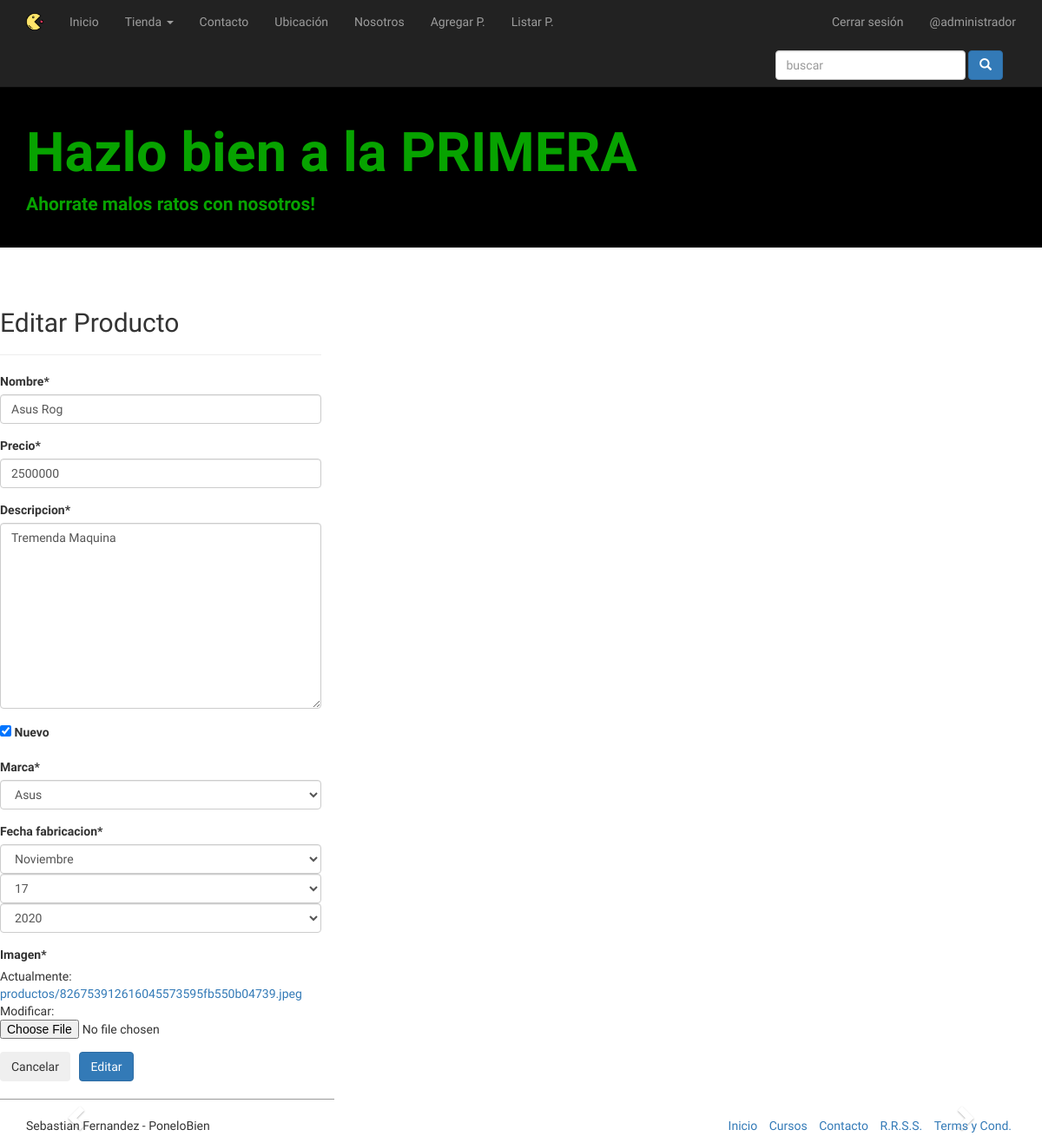
Page /modificar-producto/1/ (signed in) on the committed database.
### app/models.py (models this page shows, shortened)
class Producto(models.Model):
    nombre = models.CharField(max_length=50)
    precio = models.IntegerField()
    descripcion = models.TextField()
    nuevo = models.BooleanField()
    marca = models.ForeignKey(Marca, on_delete=models.PROTECT)
    fecha_fabricacion = models.DateField()
    imagen =  models.ImageField(upload_to="productos", null=True)

class Marca(models.Model):
    nombre = models.CharField(max_length=50)
    def __str__(self):
        return self.nombre

### app/views.py (the view)
# urls.py: path('modificar-producto/<id>/', modificar_producto, name="modificar_producto"),
@permission_required('app.change_producto')
def modificar_producto(request, id):
    producto = get_object_or_404(Producto, id=id)
    data = {
        'form': ProductoForm(instance=producto)
    }
    if request.method == 'POST':
        formulario = ProductoForm(data=request.POST, instance=producto, files=request.FILES)
        if formulario.is_valid():
            formulario.save()
            return redirect(to="listar_productos")
        data["form"] = formulario
    return render(request, 'producto/modificar.html', data)

### app/forms.py
class ProductoForm(forms.ModelForm):
    class Meta:
        model = Producto
        fields = '__all__'
        widgets = {
            "fecha_fabricacion": forms.SelectDateWidget()
        }

### app/templates/producto/modificar.html (shortened to what this page needs)
{% extends 'base.html' %}
{% load static %}
{% block contenido%}
{% load crispy_forms_tags %}
            <br>
            <div class="row" style="width:80%">
                <div class="post col-md-5" >
                    <div class="card">
                        <div class="card-body" >
                            <h2>Editar Producto</h2>
                            <hr>
                    <form action="" method="post" enctype="multipart/form-data">
                        {{ form | crispy }}
                        <div class="d-flex justify-content-end">
                        <input type="reset" value="Cancelar" class="btn tbn-seconday">
                        <input type="submit" value="Editar" class="btn btn-primary">
                    </div>
                    </form>
                </div>
            </div>
    </div>
</div>
{% endblock%}

### app/templates/base.html (shortened to what this page needs)
<!DOCTYPE html>
<html lang ="es">
<head>
    {% load static %}
    <link rel="stylesheet" href="{% static 'app/css/bootstrap.min.css' %}">
	<link rel="stylesheet" href="{% static 'app/css/estilos.css' %}">
</head>
<body>
	<header>
		<nav class="navbar navbar-inverse navbar-static-top" role="navigation">
			<div class="container">
				<div class= "navbar-header">
				<a href="{% url 'home' %}"> <img class="img-fluid navbar-brand" src="{% static 'app/img\logo.png' %}">
				</a>
			</div>
			<div class="collapse navbar-collapse" id="navegacion-fm">
				<ul class="nav navbar-nav">
				<li><a href="{% url 'home' %}">Inicio</a></li>
				<li class="dropdown">
					<a href="#" class="dropw-toggle" data-toggle="dropdown" role="button">
						Tienda <span class="caret"></span>
					</a>
				</li>
				<li><a href="#">Contacto</a></li>
				<li><a href="{% url 'ubicacion' %}">Ubicación</a></li>
				<li><a href="#">Nosotros</a></li>
				{% if perms.app.add_producto %}
				<li><a href="{% url 'agregar_producto' %}">Agregar P.</a></li>
				{% endif %}
				{% if perms.app.view_producto %}
				<li><a href="{% url 'listar_productos' %}">Listar P.</a></li>
				{% endif %}
				</ul>
				<ul class="nav navbar-nav navbar-right ">
					{% if user.is_authenticated %}
						<li>
							<a href="{% url 'logout' %}">Cerrar sesión</a>
						</li>
						<li>
							<a href="#">@{{ user.username }}</a>
						</li>
						{% endif %}
					</ul>
					<form action="" class="navbar-form navbar-right" role="search" >
						<div class="form-group">
							<input type="text" class="form-control" placeholder="buscar">
						</div>
						<buttonn type="sumbit" class="btn btn-primary">
							<span class="glyphicon glyphicon-search"></span>
						</buttonn>
					</form>
				</div>
			</div>
		</nav>
	</header>
	<section class="jumbotron">
		<div class="container">
			<h1> Hazlo bien a la PRIMERA</h1>
            <p> Ahorrate malos ratos con nosotros!</p>
		</div>
    </section>
    {% block contenido%}
    {% endblock%}
	<footer>
			<div>
				<section>
						<div id="myCarousel" class="carousel slide" data-ride="carousel">
								  <ol class="carousel-indicators">
								    <li data-target="#myCarousel" data-slide-to="0" class="active"></li>
								    <li data-target="#myCarousel" data-slide-to="1"></li>
								    <li data-target="#myCarousel" data-slide-to="2"></li>
								  </ol>
							  <a class="left carousel-control" href="#myCarousel" data-slide="prev">
								    <span class="glyphicon glyphicon-chevron-left"></span>
							  </a>
							  <a class="right carousel-control" href="#myCarousel" data-slide="next">
								    <span class="glyphicon glyphicon-chevron-right"></span>
							  </a>
						</div>
				</section>
			</div>
			<div class="container">
				 <div class="row">
				 	<div class="col-xs-6">
				 		<p>Sebastian Fernandez - PoneloBien</p>
				 	</div>
				 	<div class="col-xs-6">
				 		<ul class="list-inline text-right">
				 			<li><a href="{% url 'home' %}">Inicio</a></li>
				 			<li><a href="#">Cursos</a></li>
				 			<li><a href="#">Contacto</a></li>
				 			<li><a href="#">R.R.S.S.</a></li>
				 			<li><a href="{% url 'terminos' %}">Terms y Cond.</a></li>
				 		</ul>
				 	</div>
				 </div>
			</div>
	</footer>
</body>
</html>

### app/static/app/css/estilos.css (style rules this page uses)
body { font-family: 'Nunito Sans', sans-serif; }
h1 { font-weight: 900 }
.navbar { margin-bottom:0; }
.img-fluid { color:#FFFFFF; }
.jumbotron { background: #000000; color:#07A300; padding:20px 0; }
.jumbotron p { font-weight: 700 }
.post { padding-bottom: 20px; margin-bottom: 20px; border-bottom: 1px solid #999; }

### rows in the picture
Producto: nombre "Asus Rog", precio "2500000", descripcion "Tremenda Maquina", nuevo "☑", marca "Asus"

### other values in the picture
{{ user.username }} "administrador"
